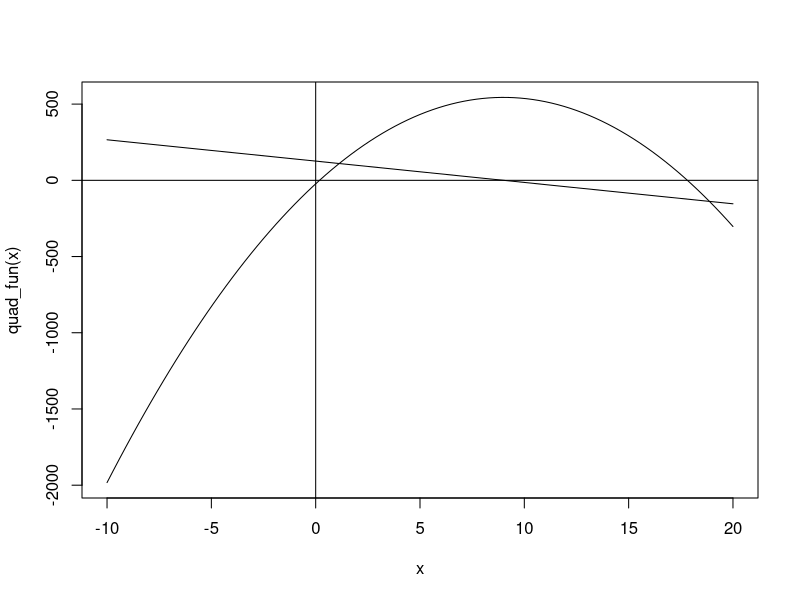

Recreate this plot in R.
quad_fun <- function(x) {-7*x^2 + 126*x - 23}

lin_fun <- function(x) {-14*x + 126}

curve(quad_fun, from = -10, to = 20)
lines(-10:20, lin_fun(-10:20))
abline(v=0)            
abline(h=0)